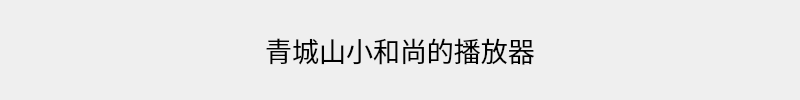
<?xml version="1.0" encoding="UTF-8"?>
<ui version="4.0">
 <class>MyLrc_Form</class>
 <widget class="QWidget" name="MyLrc_Form">
  <property name="geometry">
   <rect>
    <x>0</x>
    <y>0</y>
    <width>800</width>
    <height>100</height>
   </rect>
  </property>
  <property name="windowTitle">
   <string>Form</string>
  </property>
  <widget class="QLabel" name="music_lrc_label">
   <property name="geometry">
    <rect>
     <x>0</x>
     <y>0</y>
     <width>800</width>
     <height>100</height>
    </rect>
   </property>
   <property name="text">
    <string>&lt;html&gt;&lt;head/&gt;&lt;body&gt;&lt;p align=&quot;center&quot;&gt;&lt;span style=&quot; font-size:20pt;&quot;&gt;青城山小和尚的播放器&lt;/span&gt;&lt;/p&gt;&lt;/body&gt;&lt;/html&gt;</string>
   </property>
  </widget>
 </widget>
 <resources/>
 <connections/>
</ui>
